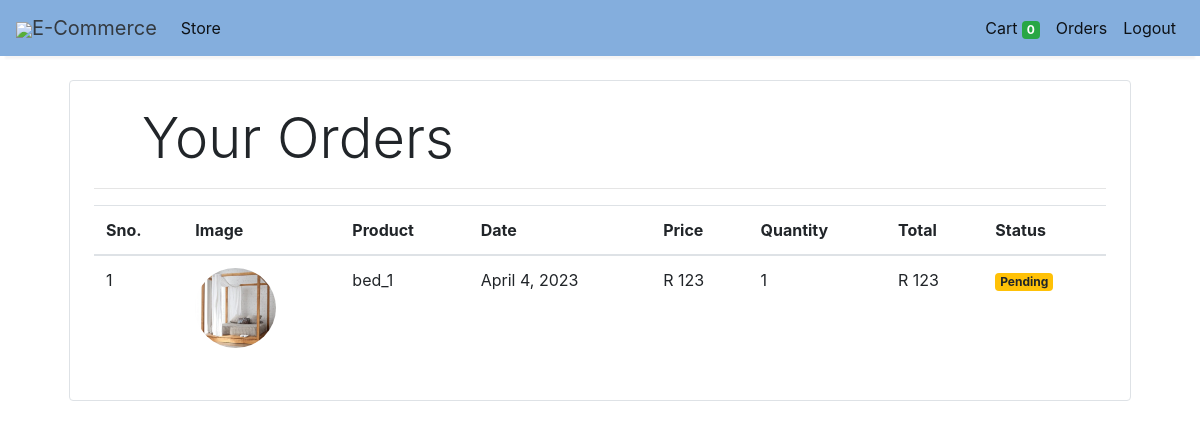
The app's page /orders (signed in) with its own data.
### store/models/orders.py (models this page shows, shortened)
class Order(models.Model):
    product = models.ForeignKey(Products,
                                on_delete=models.CASCADE)
    customer = models.ForeignKey(Customer,
                                 on_delete=models.CASCADE)
    quantity = models.IntegerField(default=1)
    price = models.IntegerField()
    address = models.CharField (max_length=50, default='', blank=True)
    phone = models.CharField (max_length=50, default='', blank=True)
    date = models.DateField (default=datetime.datetime.today)
    status = models.BooleanField (default=False)
    @staticmethod
    def get_orders_by_customer(customer_id):
        return Order.objects.filter(customer=customer_id).order_by('-date')

### store/models/product.py (models this page shows, shortened)
class Products(models.Model):
    name = models.CharField(max_length=60)
    price = models.IntegerField(default=0)
    category = models.ForeignKey(Category, on_delete=models.CASCADE, default=1)
    description = models.CharField(max_length=250, default="", blank=True, null=True)
    image = models.ImageField(upload_to="uploads/products/")

### store/middlewares/auth.py (the view)
    def middleware(request):
        print(request.session.get('customer'))
        returnUrl = request.META['PATH_INFO']
        print(request.META['PATH_INFO'])
        if not request.session.get('customer'):
           return redirect(f'login?return_url={returnUrl}')
        response = get_response(request)
        return response

### store/templatetags/custom_filter.py (called while the page is built)
@register.filter(name="currency")
def currency(number):
    return "R " + str(number)

@register.filter(name="multiply")
def multiply(number, number1):
    return number * number1

### store/views/orders.py (called while the page is built)
    def get(self , request ):
        customer = request.session.get('customer')
        orders = Order.get_orders_by_customer(customer)
        print(orders)
        return render(request , 'orders.html'  , {'orders' : orders})

### store/templates/orders.html
{% extends 'base.html' %}
{% block content %}
{% load cart %}
{% load custom_filter %}
<div class="container">
   <div class="border rounded p-4 m-4">
        <p class="display-4 pl-4 ml-4">Your Orders</p>
        <hr>
        <table class="table">
            <thead>
                <tr>
                    <th>Sno.</th>
                    <th>Image</th>
                    <th>Product</th>
                    <th>Date</th>
                    <th>Price</th>
                    <th>Quantity</th>
                    <th>Total</th>
                    <th>Status</th>
                </tr>
            </thead>
            <tbody>
                {% for order in orders %}
                <tr>
                    <td>{{forloop.counter}}</td>
                    <td><img style="height: 80px;" class="rounded-circle" src="{{order.product.image.url}}" alt=""></td>
                    <td>{{order.product.name}}</td>
                    <td>{{order.date}}</td>
                    <td>{{order.price|currency}}</td>
                    <td>{{order.quantity}}</td>
                    <td>{{order.quantity|multiply:order.price|currency}}</td>
                    {% if order.status %}
                    <td><small class="badge badge-success">Completed</small></td>
                    {%else%}
                    <td><small class="badge badge-warning">Pending</small></td>
                    {% endif %}
                </tr>
                {% endfor %}
            </tbody>
        </table>
   </div>
</div>
{% endblock %}

### records on screen
Order: product.image (picture), product.name "bed_1", date "April 4, 2023", price "R 123", quantity "1", quantity|multiply "R 123", status "Pending"

### other values on screen
{{ request.session.cart.keys|length }} "0"
